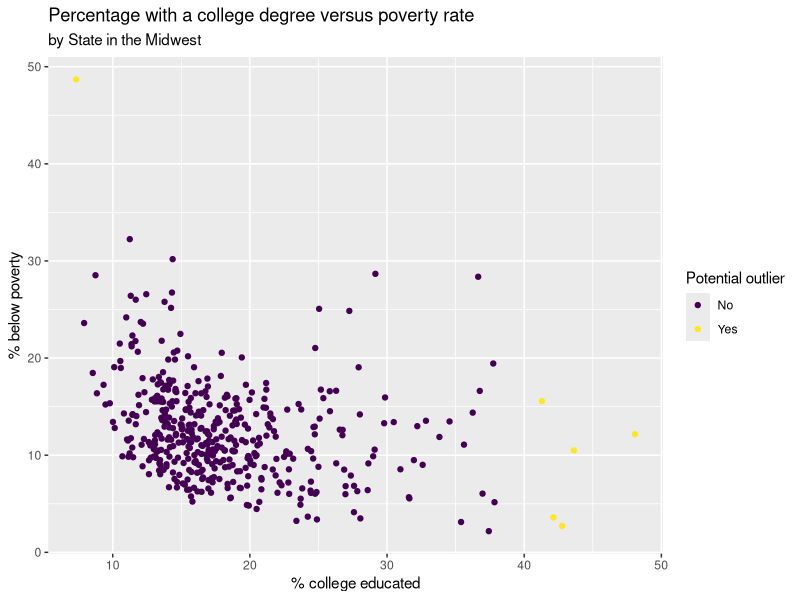

The R script that drew this image:
## ---- chunk 1
#| eval: true
#| message: false

library(tidyverse)
## ---- chunk 2
?midwest
## ---- chunk 3
midwest |>
  count(state, name = "n_counties") |>
  arrange(desc(n_counties))
## ---- chunk 4
midwest |>
  count(county, name = "n_states") |>
  filter(n_states == 5) |>
  arrange(desc(n_states))
## ---- chunk 5
midwest |>
  filter(popdensity > 25000) |>
  select(county, state, popdensity, poptotal, area) |>
  arrange(desc(popdensity))
## ---- chunk 6
midwest |>
  filter(popdensity == max(popdensity)) |>
  select(county, state, popdensity, poptotal, area)
## ---- chunk 7
midwest |>
  summarize(
    median_density = median(popdensity),
    q1_density = quantile(popdensity, 0.25),
    q3_density = quantile(popdensity, 0.75)
  )
## ---- chunk 8
midwest |>
  mutate(metro = if_else(inmetro == 1, "Yes", "No")) |>
  group_by(state) |>
  summarize(propotion_urban = mean(metro == "Yes"))
## ---- chunk 9
midwest |>
  filter(percollege < 10, percbelowpoverty > 45) |>
  select(county, state, percbelowpoverty, percollege)
## ---- chunk 10
midwest |>
  filter(percollege > 40, percbelowpoverty < 20) |>
  select(county, state, percbelowpoverty, percollege)
## ---- chunk 11
midwest |>
  filter(
    (percollege < 10 & percbelowpoverty > 45) |
    (percollege >40 & percbelowpoverty < 20)) |>
  select(county, state, percbelowpoverty, percollege)
## ---- chunk 12
midwest |>
  mutate(potential_outlier = if_else(
    (percollege < 10 & percbelowpoverty > 45) |
    (percollege > 40 & percbelowpoverty < 20),
    "Yes", "No")) |>
  select(county, state, percbelowpoverty, percollege, potential_outlier) |>
  arrange(potential_outlier)
## ---- chunk 13
midwest |>
  mutate(potential_outlier = if_else(
    (percollege < 10 & percbelowpoverty > 45) |
    (percollege > 40 & percbelowpoverty < 20),
    "Yes", "No")) |>
  ggplot(aes(x = percollege, y = percbelowpoverty, color = potential_outlier)) +
  geom_point() +
  labs(
    title = "Percentage with a college degree versus poverty rate",
    subtitle = "by State in the Midwest",
    x = "% college educated",
    y = "% below poverty",
    color = "Potential outlier"
  ) +
  scale_color_viridis_d()
## ---- chunk 14
state_population <-
  midwest |>
  group_by(state) |>
  summarize(total_population = sum(poptotal))

state_population |>
  arrange(desc(total_population))
## ---- chunk 15
state_population |>
  mutate(prop_population = total_population / sum(total_population)) |>
  arrange(desc(prop_population))
## ---- chunk 16
state_poverty <-
  midwest |>
  group_by(state) |>
  summarize(
    mean_percbelowpoverty = mean(percbelowpoverty))

state_poverty |>
  arrange(mean_percbelowpoverty)
